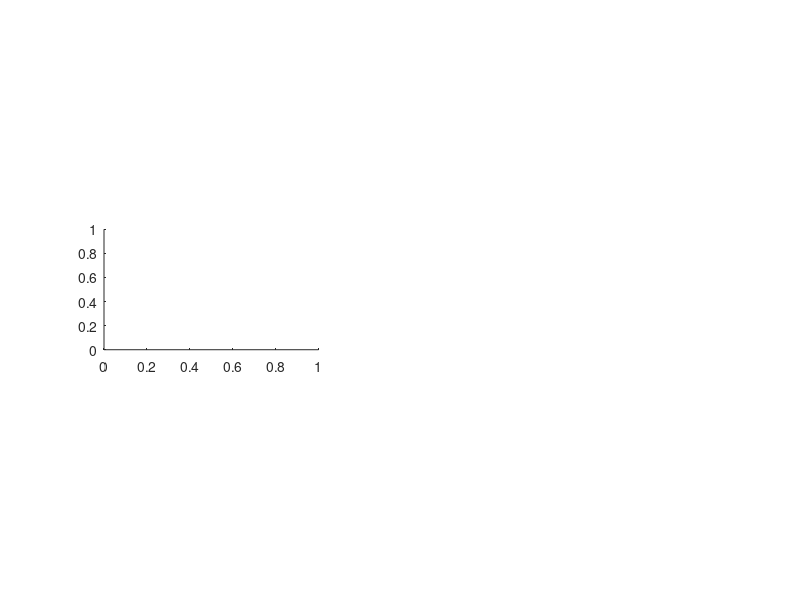

Reproduce this figure in MATLAB. (Note: this script raises an error after producing the figure.)
% script to update the plot of current dT/dt values vs T
% 
% plot the rate of temperature change (dT/dt) (arising from the sum of all
% feedbacks) as a function of planetary temperature. Feedbacks outside
% the habitable range are not of interest because recovery from sterility
% is considered to be too late. Stable attractors (x-axis intercepts where
% dT/dt is decreasing, going from +ve to -ve values) are indicated in red.
% Runaway feedback zones are indicated by grey shading.
%
% This script is called maybe 20 times during a long run, tracking how
% dT/dt vs T changes with elapsed time as the long-term forcing becomes
% more influential
% -------------------------------------------------------------------------

% stop matlab displaying integers using scientific notation
format short;
  

%% make the middle-left panel (subplot) in which the current dT/dt values 
% are shown, after the imposition of the forcing at the current time
h2 = subplot(3, 5, [6 7]);
delete(h2);
h2 = subplot(3, 5, [6 7]);
hold off;
h2.Position = [0.10 0.43 0.25 0.20];

% recalculate dT/dt and the attractors for the current time
feedbacks = Tfeedbacks + (t(end)/1e6)*trend;
calc_attractor_properties;

% calculate regions where there are runaway (positive) feedbacks to
% uninhabitability and indicate them to the plot
calc_runaways;
hold on;
if (~isnan(icehT))
    fill(xcs_icehouse, ycs_icehouse, [0.8 0.8 0.8]);
end
if (~isnan(greenhT))
    fill(xcs_greenhouse, ycs_greenhouse, [0.8 0.8 0.8]);
end

% plot dT/dt vs T
plotx1 = Tnodes(1:nnodes);
ploty1 = feedbacks(1:nnodes);
plot(plotx1, ploty1, '-ko', 'LineWidth', 2);
box on;
hold on;

% axis
line([Tmin Tmax], [0 0], 'LineWidth', 1, 'Color', [0 0 0]);

% show positions of x-axis intercepts from +ve to -ve (stable attractors)
for aa = 1:nattr
    plot(attr(aa,1), 0, 'ro', 'LineWidth', 2, 'MarkerSize', 2);
    plot(attr(aa,1), 0, 'ro', 'LineWidth', 2, 'MarkerSize', 8);
end

% overlay basins of attraction
for mm = 1:nattr
    % plot a red stippled box of the same width and height as the basin of
    % attraction
    xl = attr(mm,9);   xr = attr(mm,10);
    yb = attr(mm,7);   yu = attr(mm,6);
    plot([xl xr xr xl xl], [yu yu yb yb yu], '-.r', 'LineWidth', 1);
    hold on;
end

% show the current temperature
Tnow = y(end,1);
if (Tnow < Tmin)
    Tnow = Tmin;
elseif (Tnow > Tmax)
    Tnow = Tmax;
end
plot(Tnow, 0, 'co', 'LineWidth', 2, 'MarkerEdgeColor', 'none', ...
    'MarkerFaceColor', 'c', 'MarkerSize', 12);
hold on;

% add title, label the axes and show them
str = sprintf('Current (time = %d My)', round(t(end)/1000));
title(str);
xlabel('planetary temperature ({\circ}C)');
ylabel('dT/dt ({\circ}C ky^{-1})');
ybot = min(min(feedbacks),(fmin*3/4));
ytop = max(max(feedbacks),(fmax*3/4));
axis([Tmin Tmax ybot ytop]);

drawnow;
hold off;
